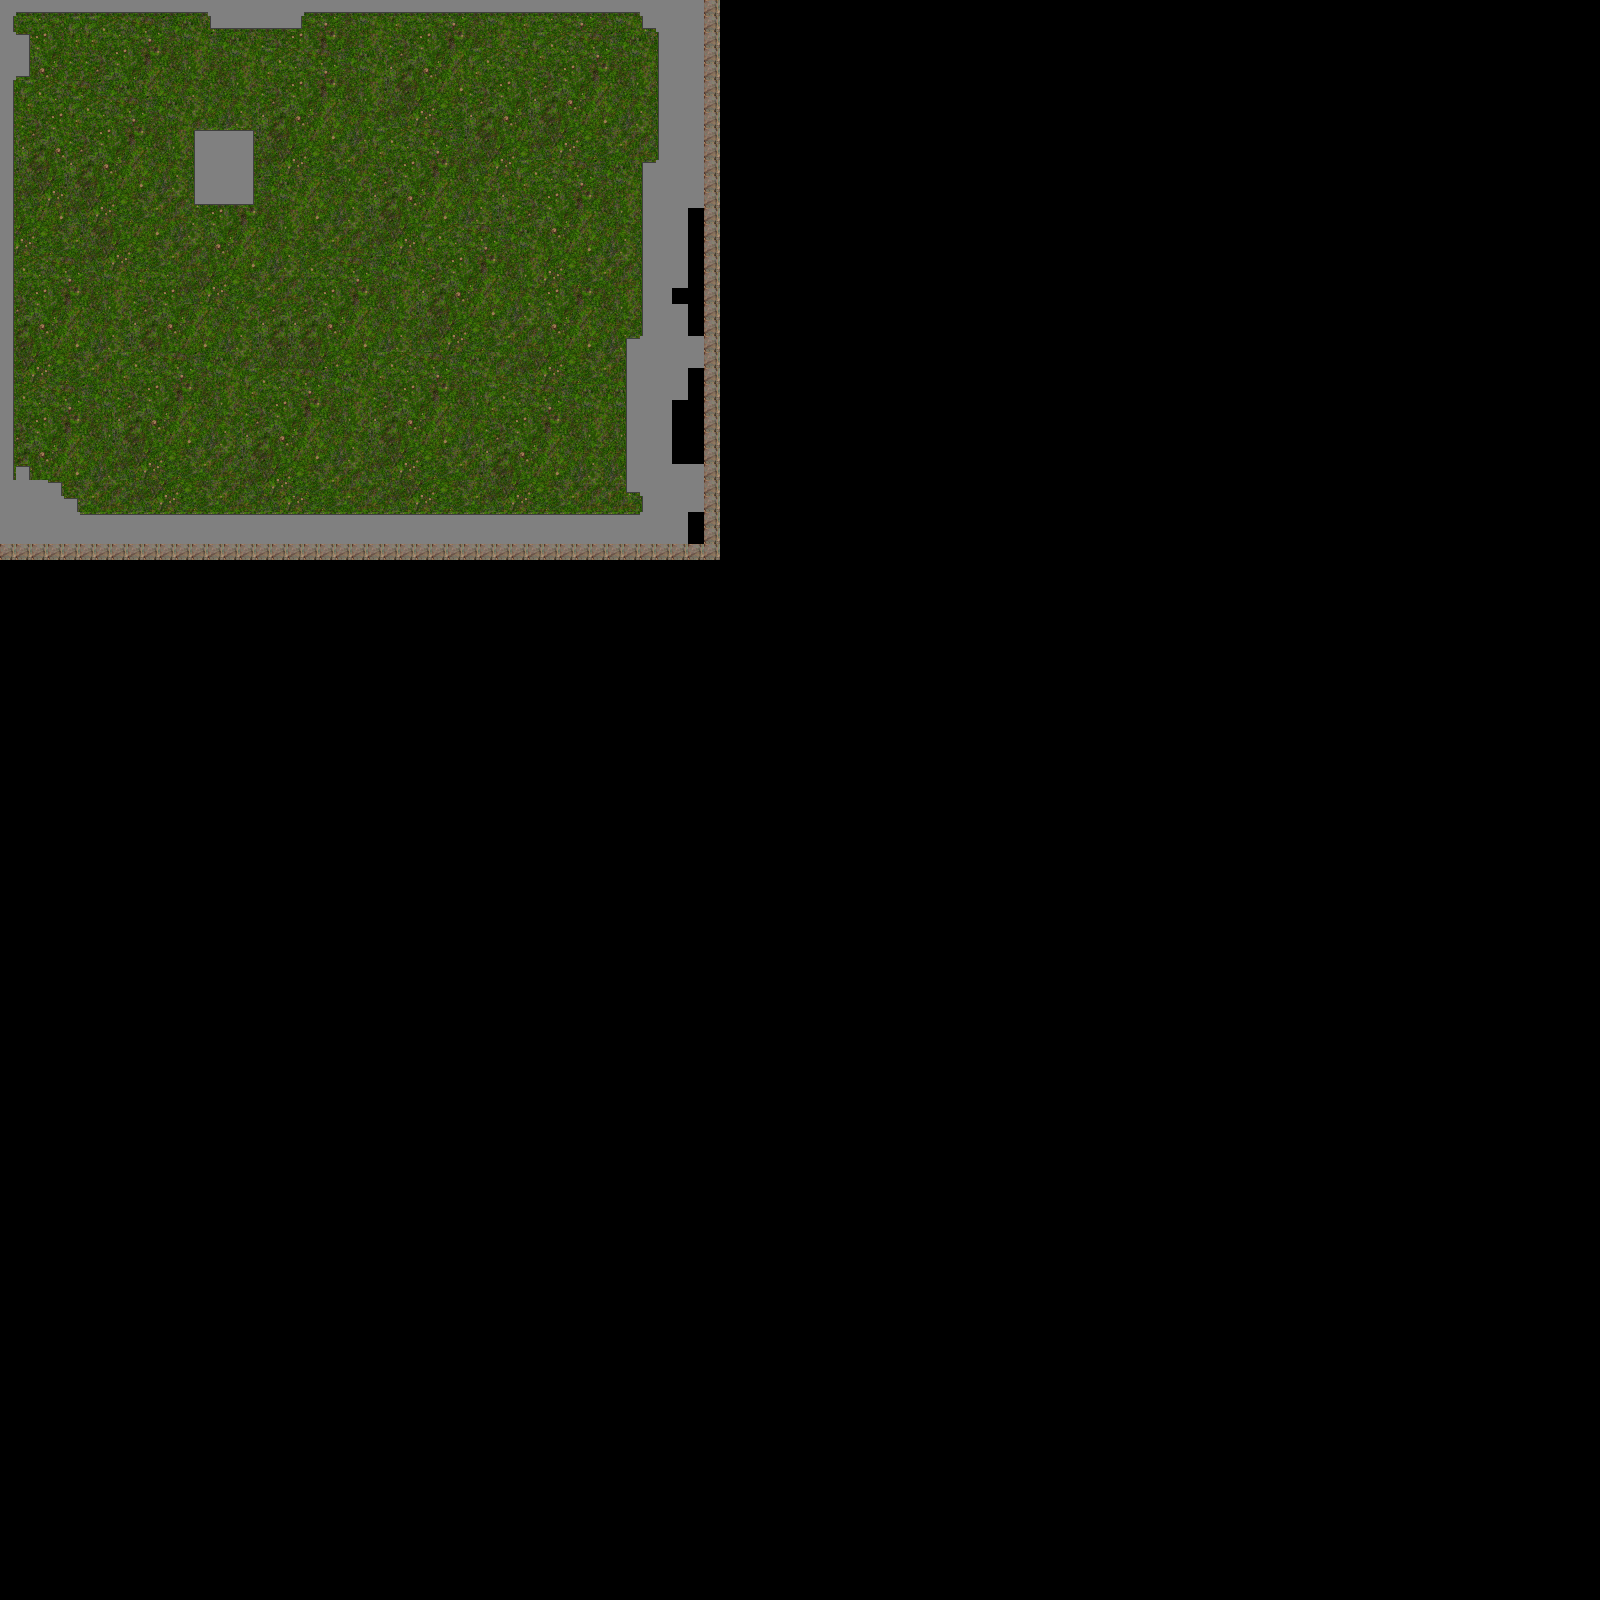

A 2D game scene composited from a Tiled map and its tileset images. What follows is a short description and the map's XML, with each tile layer's data collapsed to a summary:
An orthogonal 100x100 tile map with 16x16 px tiles, 1 tile layer (Tile Layer 1), 3 tilesets.

<map version="1.0" orientation="orthogonal" width="100" height="100" tilewidth="16" tileheight="16">
 <tileset firstgid="1" name="grass" tilewidth="16" tileheight="16">
  <image source="grass.png" width="128" height="128" />
 </tileset>
 <tileset firstgid="65" name="rock" tilewidth="16" tileheight="16">
  <image source="rocks.png" width="128" height="128" />
  <tile id="0">
   <properties>
    <property name="blocked" value="true" />
   </properties>
  </tile>
 </tileset>
 <tileset firstgid="129" name="urban" tilewidth="16" tileheight="16">
  <image source="urban.png" width="800" height="600" />
  <tile id="0">
   <properties>
    <property name="blocked" value="true" />
   </properties>
  </tile>
  <tile id="1">
   <properties>
    <property name="blocked" value="true" />
   </properties>
  </tile>
  <tile id="2">
   <properties>
    <property name="blocked" value="true" />
   </properties>
  </tile>
  <tile id="50">
   <properties>
    <property name="blocked" value="true" />
   </properties>
  </tile>
  <tile id="51">
   <properties>
    <property name="blocked" value="true" />
   </properties>
  </tile>
  <tile id="52">
   <properties>
    <property name="blocked" value="true" />
   </properties>
  </tile>
  <tile id="100">
   <properties>
    <property name="blocked" value="true" />
   </properties>
  </tile>
  <tile id="101">
   <properties>
    <property name="blocked" value="true" />
   </properties>
  </tile>
  <tile id="102">
   <properties>
    <property name="blocked" value="true" />
   </properties>
  </tile>
 </tileset>
 <layer name="Tile Layer 1" width="100" height="100">
  <data>[10000 cells, 1554 non-empty, 74 distinct tile ids]</data>
 </layer>
</map>
